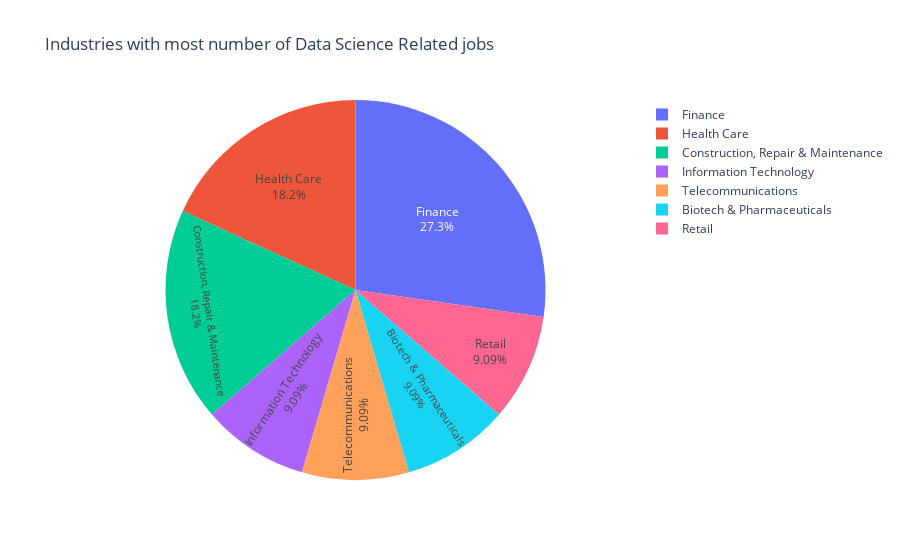

Notebook code cell kept with this figure:
### Code cell
#top 8 industries with max number of jobs

fig = go.Figure()
fig.add_traces(go.Pie(values = ind.Industry.value_counts()[:8].to_list(),
                    labels= ind.Industry.value_counts()[:8].index.to_list(),
                    name = 'Industry',textposition = 'inside' , textinfo = 'percent+label'))
fig.update_layout(template = 'plotly_white',title = 'Industries with most number of Data Science Related jobs' )
fig.show()

### Figure 1 — Plotly figure (JSON) as saved in the notebook; plotly's stock layout.template omitted (floating-point values rounded to 4 significant figures)
{"data": [{"labels": ["Finance", "Health Care", "Construction, Repair & Maintenance", "Information Technology", "Telecommunications", "Biotech & Pharmaceuticals", "Retail"], "name": "Industry", "textinfo": "percent+label", "textposition": "inside", "type": "pie", "values": [3, 2, 2, 1, 1, 1, 1]}], "layout": {"title": {"text": "Industries with most number of Data Science Related jobs"}}}
